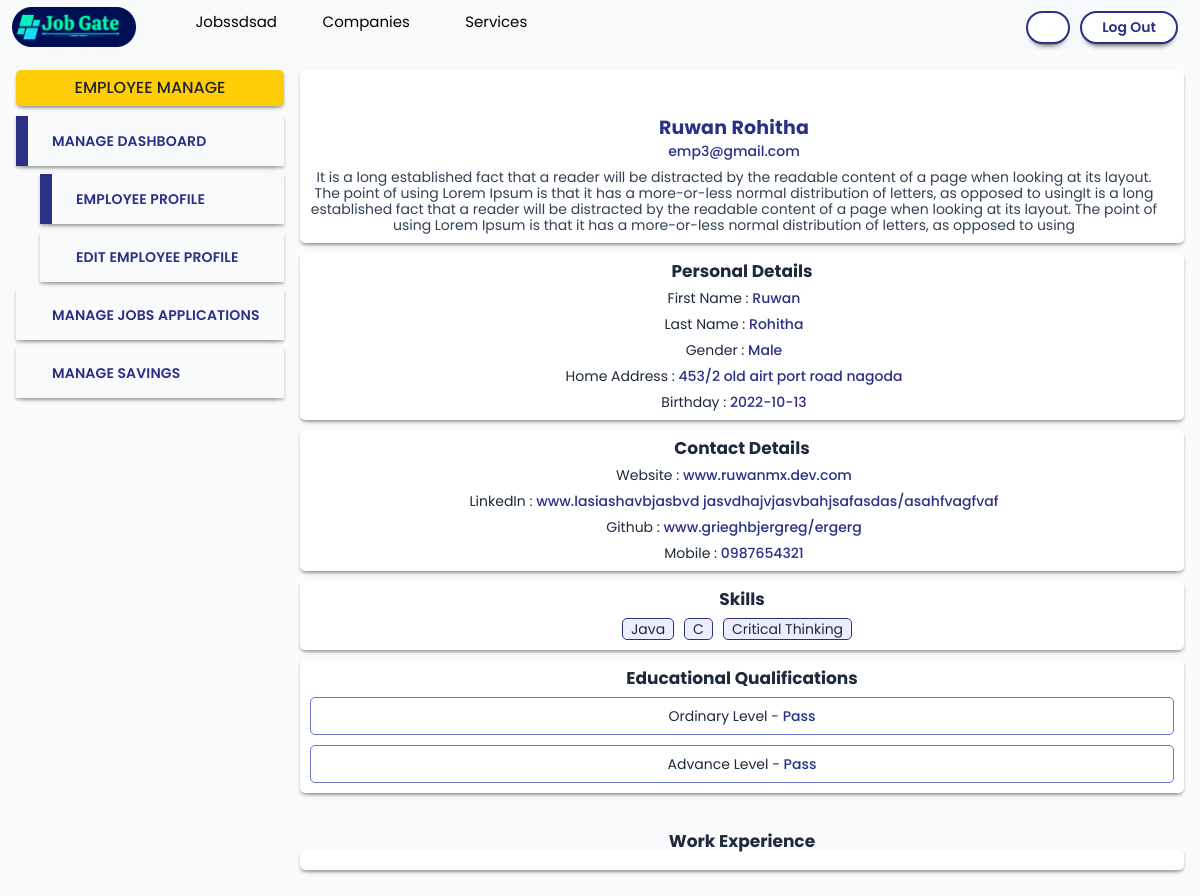
/user_employee/view_employee_details.php (signed in), run on the app's committed database.
### tables this page shows
CREATE TABLE `employies` (
  `user_id` int(11) NOT NULL,
  `first_name` varchar(100) NOT NULL,
  `last_name` varchar(100) NOT NULL,
  `description` text DEFAULT NULL,
  `gender` varchar(6) DEFAULT NULL,
  `address` varchar(300) DEFAULT NULL,
  `image` varchar(200) NOT NULL,
  `birthday` date DEFAULT NULL,
  `website` varchar(300) DEFAULT NULL,
  `linkedin` varchar(300) DEFAULT NULL,
  `github` varchar(300) DEFAULT NULL,
  `mobile` varchar(10) DEFAULT NULL,
  `skills` varchar(3000) DEFAULT NULL
);

CREATE TABLE `users` (
  `user_id` int(11) NOT NULL,
  `email` varchar(200) NOT NULL,
  `password` varchar(160) NOT NULL,
  `state` int(1) NOT NULL COMMENT '1=active\r\n2=blocked\r\n3=unverified',
  `role_id` int(1) NOT NULL
);

CREATE TABLE `educations` (
  `education_id` int(11) NOT NULL,
  `program` varchar(300) NOT NULL,
  `result` varchar(10) NOT NULL,
  `note` text NOT NULL,
  `user_id` int(11) NOT NULL
);

### user_employee/view_employee_details.php (the view, shortened to what this page needs)
<!DOCTYPE html>
<html lang="en">
<?php $__siteroot = "."; ?>
<head>
    <?php include($__siteroot . './components/header_links.php');?>
</head>
<body>
    <?php include($__siteroot . './components/navigation.php');?>
    <div class="row gx-0">
        <div class="col-lg-3 px-3 py-3">
            <div class="btn-title">Employee Manage</div>
            <?php
            $admin_menu = "em_m_1";
            $admin_submenu = "em_m_1_1";
            ?>
            <?php include('./components/employee_menu_card.php');?>
        </div>
        <div class="col-lg-9 py-3 pe-3 ps-3 ps-lg-0">
            <?php
            $id = $_SESSION['ses_user_id'];
            $sql = "SELECT a.*, b.* FROM employies a INNER JOIN users b ON a.user_id=b.user_id WHERE a.user_id='$id'";
            $result = $__conn->query($sql);
            $row = $result->fetch_assoc();
            ?>
            <div class="row gx-3">
                <div class="col-12 marg-b">
                    <div class="card-basic">
                        <div class="row company-view pe-3">
                            <div class="col-12 d-flex justify-content-center marg-b">
                            </div>
                            <div class="col-12 text-center">
                                <div class="name"><?php echo $row['first_name'] . " " . $row['last_name']; ?></div>
                                <div class="special marg-b">
                                    <span><?php echo $row['email']; ?></span>
                                </div>
                                <div class="desc-1"><?php echo $row['description']; ?></div>
                            </div>
                        </div>
                    </div>
                </div>
                <div class="col-12 marg-b">
                    <div class="card-basic">
                        <div class="profile-title marg-b marg-t-0">Personal Details</div>
                        <div class="row company-view pe-3">
                            <div class="col-12 text-center">
                                <div class="special marg-b">
                                    First Name : <span><?php echo $row['first_name']; ?></span>
                                </div>
                                <div class="special marg-b">
                                    Last Name : <span><?php echo $row['last_name']; ?></span>
                                </div>
                                <div class="special marg-b">
                                    Gender : <span><?php echo $row['gender']; ?></span>
                                </div>
                                <div class="special marg-b">
                                    Home Address : <span><?php echo $row['address']; ?></span>
                                </div>
                                <div class="special">
                                    Birthday : <span><?php echo $row['birthday']; ?></span>
                                </div>
                            </div>
                        </div>
                    </div>
                </div>
                <div class="col-12 marg-b">
                    <div class="card-basic">
                        <div class="profile-title marg-b marg-t-0">Contact Details</div>
                        <div class="row company-view pe-3">
                            <div class="col-12 text-center">
                                <?php if(!empty($row['website'])){?>
                                <div class="special marg-b">
                                    Website : <span><?php echo $row['website']; ?></span>
                                </div>
                                <?php } ?>
                                <?php if(!empty($row['linkedin'])){?>
                                <div class="special marg-b">
                                    LinkedIn : <span><?php echo $row['linkedin']; ?></span>
                                </div>
                                <?php } ?>
                                <?php if(!empty($row['github'])){?>
                                <div class="special marg-b">
                                    Github : <span><?php echo $row['github']; ?></span>
                                </div>
                                <?php } ?>
                                <?php if(!empty($row['mobile'])){?>
                                <div class="special">
                                    Mobile : <span><?php echo $row['mobile']; ?></span>
                                </div>
                                <?php } ?>
                            </div>
                        </div>
                    </div>
                </div>
                <div class="col-12 marg-b">
                    <div class="card-basic pad-b-0">
                        <div class="profile-title marg-b marg-t-0">Skills</div>
                        <div class="row company-view">
                            <div class="col-12 text-center">
                                <?php if(!empty($row['skills'])){?>
                                <div class="special d-flex justify-content-center">
                                    <?php
                            $str_arr = explode (",", $row['skills']);
                            foreach($str_arr as $x){
                                echo "<div class=\"skill-tag\">$x</div>";
                            }
                            ?>
                                </div>
                                <?php } ?>
                            </div>
                        </div>
                    </div>
                </div>
                <div class="col-12 marg-b">
                    <div class="card-basic marg-b pad-b-0">
                        <div class="profile-title marg-b marg-t-0">Educational Qualifications</div>
                        <div class="row company-view ">
                            <div class="col-12 text-center">
                                <?php
                        $sql = "SELECT * FROM educations WHERE user_id='$id'";
                        $result = $__conn->query($sql);
                        while($row = $result->fetch_assoc()) {
                            include('./components/education_card.php');
                        }?>
                            </div>
                        </div>
                    </div>
                </div>
            </div>
            <div class="profile-title">Work Experience</div>
            <div class="card-basic marg-b">
            </div>
        </div>
    </div>
</body>
</html>

### components/header_links.php (shortened to what this page needs)
<link href="https://cdn.jsdelivr.net/npm/bootstrap@5.1.3/dist/css/bootstrap.min.css" rel="stylesheet"
>
<link rel="stylesheet" href="https://cdn.jsdelivr.net/npm/bootstrap-icons@1.8.3/font/bootstrap-icons.css">
<link rel="stylesheet" href="https://cdnjs.cloudflare.com/ajax/libs/cropperjs/1.5.12/cropper.css"
 />
<link rel="stylesheet" href="<?php echo $__siteroot; ?>./css/main.css">
<link rel="stylesheet" href="<?php echo $__siteroot; ?>./css/important.css">

### components/navigation.php (shortened to what this page needs)
<nav class="navbar navbar-expand-md">
    <div class="container-fluid">
        <a class="navbar-brand" href="index.php"><img src="<?php echo $__siteroot; ?>./site_images/logo.png" alt=""></a>
        <div class="collapse navbar-collapse" id="navbarSupportedContent">
            <ul class="navbar-nav me-auto marg-b mb-lg-0">
                <?php if (array_key_exists("ses_role_id", $_SESSION)) {
                    if ($_SESSION['ses_role_id'] === '2') { ?>
                <li class="nav-item">
                    <a class="nav-link " href="<?php echo $__siteroot; ?>./jobs.php">Jobssdsad</a>
                </li>
                <li class="nav-item">
                    <a class="nav-link" href="<?php echo $__siteroot; ?>./companies.php">Companies</a>
                </li>
                <li class="nav-item">
                    <a class="nav-link" href="#">Services</a>
                </li>
                <?php }
                } ?>
            </ul>
            <div class="d-flex">
                <?php if (array_key_exists('ses_email', $_SESSION)) { ?>
                <?php
                    $dashboard = "";
                    $user = "";
                    if ($_SESSION['ses_role_id'] == 1) {
                        $dashboard = "$__siteroot./user_admin/dashboard.php";
                        $user = "Administrator";
                    } else if ($_SESSION['ses_role_id'] == 2) {
                        $dashboard = "$__siteroot./user_employee/dashboard.php";
                        $user = $_SESSION['ses_full_name'];
                    } else if ($_SESSION['ses_role_id'] == 3) {
                        $dashboard = "$__siteroot./user_company/dashboard.php";
                        $user = $_SESSION['ses_company_name'];
                    }
                    ?>
                <a href="<?php echo $dashboard; ?>" class="logout no-link"><?php echo $user; ?></a>
                <a href="<?php echo $__siteroot; ?>./function/authentication.php?logout=true" class="logout no-link">Log
                    Out</a>
                <?php } else { ?>
                <a href="login.php" class="login no-link">Login</a>
                <?php } ?>
            </div>
        </div>
    </div>
</nav>

### user_employee/components/employee_menu_card.php (shortened to what this page needs)
<div id="em_m_1" onclick="setMenu('em_m_1_wrap')" class="menu-item mb-2 company-prim">
    <div class="activebar <?php if($admin_menu == "em_m_1"){ echo "active"; }?>"></div>
    <div class=" ms-4 name active">MANAGE DASHBOARD</div>
</div>
<div id="em_m_1_wrap" class="<?php if($admin_menu == "em_m_1"){ echo "no-fade-jq"; }?>">
    <a href="view_employee_details.php" class="no-link ">
        <div id="em_m_1_1" class="menu-item mb-2 ms-4 company-sec">
            <div class="activebar <?php if($admin_submenu == "em_m_1_1"){ echo "active"; }?>"></div>
            <div class="ms-4 name active">EMPLOYEE PROFILE</div>
        </div>
    </a>
    <a href="edit_employee_details.php" class="no-link ">
        <div id="em_m_1_2" class="menu-item mb-2 ms-4 company-sec">
            <div class="activebar <?php if($admin_submenu == "em_m_1_2"){ echo "active"; }?>"></div>
            <div class="ms-4 name active">EDIT EMPLOYEE PROFILE</div>
        </div>
    </a>
</div>
<div id="em_m_2" onclick="setMenu('em_m_2_wrap')" class="menu-item mb-2 company-prim">
    <div class="activebar <?php if($admin_menu == "em_m_2"){ echo "active"; }?>"></div>
    <div class=" ms-4 name active">MANAGE JOBS APPLICATIONS</div>
</div>
<div id="em_m_3" onclick="setMenu('em_m_3_wrap')" class="menu-item mb-2 company-prim">
    <div class="activebar <?php if($admin_menu == "em_m_3"){ echo "active"; }?>"></div>
    <div class=" ms-4 name active">MANAGE SAVINGS</div>
</div>

### user_employee/components/education_card.php
<div class="card-basic-3 special marg-b"><?php echo $row['program']; ?> - <span><?php echo $row['result']; ?></span>
</div>

### css/main.css (style rules this page uses)
:root { --blue-1: #2b3087; --blue-2: #4b51ac; --blue-3: #6b71cb; --blue-4: #9fa2e7; --blue-5: #e6e7fe; --green-1: #064e3b; --green-2: #047857; --green-3: #10b981; --green-4: #6ee7b7; --green-5: #ecfdf5; --red-1: #830404; --red-2: #b60303; --red-3: #ef4444; --red-4: #ff9191; --red-5: #fef2f2; --yellow-1: #ffcd05; --yellow-2: #f7ce46; --yellow-3: #f7d977; --yellow-4: #f3e5ab; --yellow-5: #f7f0d9; --bgc-1: #0f172a; --bgc-2: #1e293b; --bgc-3: #334155; --bgc-4: #475569; --bgc-5: #64748b; --bgc-6: #94a3b8; --bgc-7: #cbd5e1; --bgc-8: #e2e8f0; --bgc-9: #f8fafc; --bgc-10: #f8fafc; --shade-light: #ffffff; --shade-dark: #000000cc; --b: #000; --w: #fff; --shadow-btn: 0px 6px 6px -6px #000000; --shadow-box: 0px 6px 6px -6px #0000004f, 0 2px 3px #00000046; --shadow-box2: 0px 6px 6px -6px #0000004f, 0 2px 3px #00000013; }
* { font-family: "Roboto Slab", serif; font-family: "Poppins", sans-serif; }
body { background-color: #f8fafc; user-select: none; }
.no-link { text-decoration: none !important; }
.navbar { padding-top: 2px; padding-bottom: 2px; }
.navbar .navbar-brand { color: var(--blue-1); font-weight: 700; margin-right: 40px; font-size: 20px; }
.navbar .navbar-brand img { max-height: 40px; }
.navbar .nav-item { border-radius: 10px; padding: 3px 5px; width: 120px; margin-right: 10px; }
.navbar .nav-link { color: var(--b); font-weight: 400; font-size: 15px; text-align: center; padding: 0; }
.navbar .logout, .navbar .login { color: var(--blue-1); font-weight: 600; margin-right: 10px; font-size: 14px; border-radius: 20px; border: solid 2px var(--blue-1); padding: 4px 20px; box-shadow: var(--shadow-btn); background-color: var(--shade-light); }
.menu-item { display: flex; align-items: center; cursor: pointer; height: 50px; padding: 0 10px 0 0; box-shadow: var(--shadow-box); }
.menu-item .activebar { height: 100%; width: 12px; }
.menu-item .activebar.active { height: 100%; width: 12px; background-color: #2b3087; }
.menu-item .name.active { font-weight: 600; font-size: 14px; letter-spacing: 0.01em; color: #2b3087; }
.company-view .name { font-weight: 700; font-size: 19px; letter-spacing: 0.01em; color: #2b3087; }
.company-view .desc-1 { font-weight: 400; font-size: 14px; line-height: 16px; color: var(--bgc-3); }
.btn-title { background-color: var(--yellow-1); padding: 6px 10px; font-weight: 500; text-transform: uppercase; text-align: center; margin-bottom: 10px; border-radius: 5px; box-shadow: var(--shadow-box); }
.card-basic { background-color: var(--w); padding: 10px; box-shadow: var(--shadow-box); border-radius: 5px; }
.card-basic-3 { background-color: var(--w); padding: 10px; border: 1px solid var(--blue-3); border-radius: 5px; }
.special { font-weight: 400; font-size: 14px; line-height: 16px; color: var(--bgc-2); }
.special span { font-weight: 500; font-size: 14px; line-height: 16px; color: var(--blue-1); }
.skill-tag { border: 1px solid var(--blue-1); padding: 2px 8px; margin-right: 10px; margin-bottom: 10px; border-radius: 5px; background-color: #eceeff; }
.profile-title { font-size: 17px; margin-top: 20px; color: var(--bgc-2); font-weight: 700; text-align: center; line-height: 17px; }

### css/important.css (style rules this page uses)
.marg-b { margin-bottom: 10px !important; }
.marg-t-0 { margin-top: 0px !important; }
.pad-b-0 { padding-bottom: 0px !important; }

### data on the page
employies: first_name "Ruwan", last_name "Rohitha", users.email "emp3@gmail.com", description "It is a long established fact that a reader will be distracted by the readable content of a page when looking at its layout. The point of using Lorem Ipsum is that it has a more-or-less normal distribution of letters, as opposed to usingIt is a long established fact that a reader will be distracted by the readable content of a page when looking at its layout. The point of using Lorem Ipsum is that it has a more-or-less normal distribution of letters, as opposed to using", gender "Male", address "453/2 old airt port road nagoda", birthday "2022-10-13", website "www.ruwanmx.dev.com", linkedin "www.lasiashavbjasbvd jasvdhajvjasvbahjsafasdas/asahfvagfvaf", github "www.grieghbjergreg/ergerg", mobile "0987654321", skills "Java", skills "C", skills "Critical Thinking"
educations: program "Ordinary Level", result "Pass"
educations: program "Advance Level", result "Pass"
